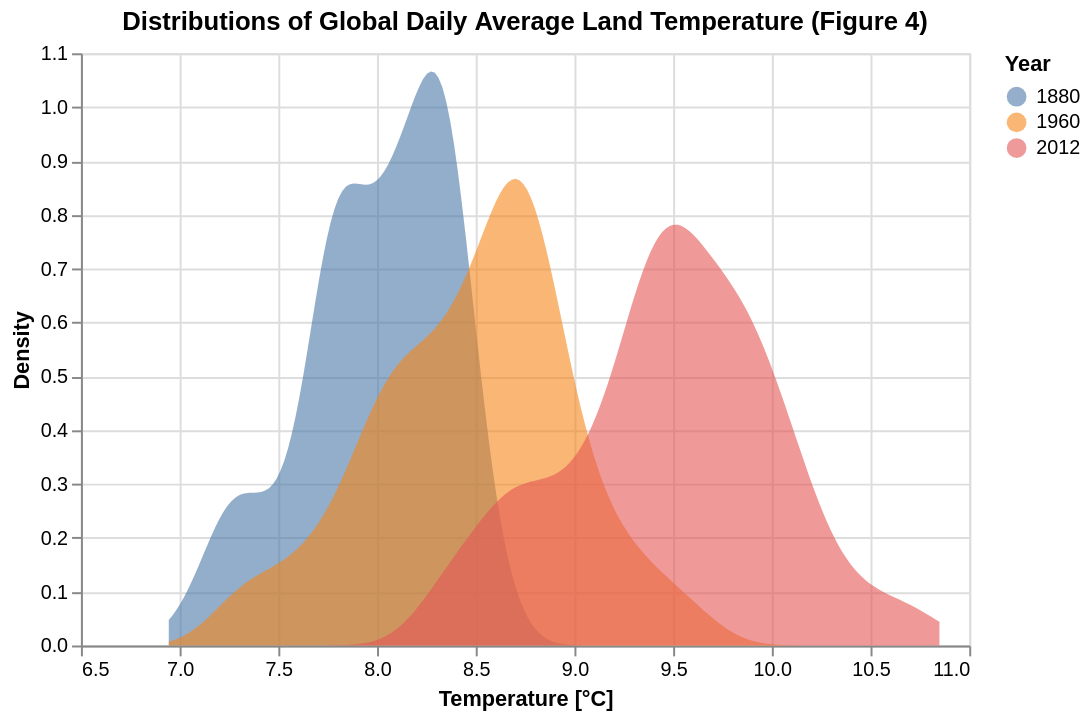

Write notebook code for a chart like this one.
### Markdown cell above
Finally, the distribution of the training data for temperature with respect to distinct year separated in by approximately 60 years were evaluated for distinct eras in the density plot below. The last year in the training data set (the cutoff year defined above) can be seen as significantly shifted to the right, indicating the increase in global daily average land temperature across time. Three distinct peaks in the density plot below reinforces the hypothesis that even when account for the variance in temperature due to local fluctuations, the overall trend of global temperature increasing over time remains.

### Code cell
# Years to be analyzed separated by ~60 years
years_selection = [1880, 1960, cutoff]

# Select necessary data only
data_subset = train_df[train_df['Year'].isin(years_selection)]

# Create density plot for each selected year and add opacity to view overlap
temp_density  = alt.Chart(data_subset
    ).transform_density(
    'Temperature',
    groupby=['Year'],
    as_=['Temperature', 'density']
).mark_area(opacity=0.6).encode(
    x=alt.X('Temperature',title='Temperature [°C]'),
    y=alt.Y('density:Q',title='Density').stack(False),
    color = 'Year:N'
).properties(**plot_size, title = 'Distributions of Global Daily Average Land Temperature (Figure 4)')

# Display the density plots by select years
temp_density

### Figure 1 — Vega specification as saved in the notebook (floating-point values rounded to 4 significant figures; data arrays with more than 128 entries replaced by an {"elided": "..."} marker saying what was removed)
{"$schema": "https://vega.github.io/schema/vega/v5.json", "data": [{"name": "_server_source_0", "values": {"elided": "1098 records"}}, {"name": "source_0", "source": "_server_source_0", "transform": [{"type": "kde", "resolve": "shared", "groupby": ["Year"], "as": ["Temperature", "density"], "field": "Temperature"}]}, {"name": "source_0_x_domain_Temperature", "source": "source_0", "transform": [{"type": "formula", "expr": "+datum['Temperature']", "as": "Temperature"}, {"type": "aggregate", "groupby": [], "fields": ["Temperature", "Temperature"], "ops": ["min", "max"], "as": ["min", "max"]}]}, {"name": "source_0_y_domain_density", "source": "source_0", "transform": [{"type": "formula", "expr": "+datum['density']", "as": "density"}, {"type": "aggregate", "groupby": [], "fields": ["density", "density"], "ops": ["min", "max"], "as": ["min", "max"]}]}, {"name": "source_0_color_domain_Year", "source": "source_0", "transform": [{"type": "aggregate", "groupby": ["Year"], "fields": [], "ops": [], "as": []}, {"type": "formula", "expr": "datum['Year']", "as": "sort_field"}, {"type": "project", "fields": ["Year"]}]}], "marks": [{"type": "group", "name": "pathgroup", "from": {"facet": {"data": "source_0", "name": "faceted_path_main", "groupby": ["Year"]}}, "encode": {"update": {"width": {"field": {"signal": null, "datum": null, "group": "width", "parent": null}}, "height": {"field": {"signal": null, "datum": null, "group": "height", "parent": null}}}}, "marks": [{"type": "area", "name": "marks", "from": {"data": "faceted_path_main"}, "sort": {"field": "x"}, "encode": {"update": {"fill": {"field": "Year", "scale": "color"}, "y2": {"value": 0, "scale": "y"}, "x": {"field": "Temperature", "scale": "x"}, "orient": {"value": "vertical"}, "defined": {"signal": "isValid(datum[\"Temperature\"]) && isFinite(+datum[\"Temperature\"]) && isValid(datum[\"density\"]) && isFinite(+datum[\"density\"])"}, "y": {"field": "density", "scale": "y"}, "opacity": {"value": 0.6}}}, "style": ["area"]}]}], "scales": [{"name": "x", "type": "linear", "domain": [{"signal": "(data(\"source_0_x_domain_Temperature\")[0] || {}).min"}, {"signal": "(data(\"source_0_x_domain_Temperature\")[0] || {}).max"}], "range": [0, {"signal": "width"}], "zero": false, "nice": true}, {"name": "y", "type": "linear", "domain": [{"signal": "(data(\"source_0_y_domain_density\")[0] || {}).min"}, {"signal": "(data(\"source_0_y_domain_density\")[0] || {}).max"}], "range": [{"signal": "height"}, 0], "zero": true, "nice": true}, {"name": "color", "type": "ordinal", "domain": {"data": "source_0_color_domain_Year", "field": "Year", "sort": true}, "range": "category"}], "axes": [{"scale": "x", "orient": "bottom", "ticks": false, "grid": true, "gridScale": "y", "tickCount": {"signal": "ceil(width/40)"}, "aria": false, "labels": false, "domain": false, "minExtent": 0, "maxExtent": 0, "zindex": 0}, {"scale": "y", "tickCount": {"signal": "ceil(height/40)"}, "gridScale": "x", "labels": false, "ticks": false, "zindex": 0, "orient": "left", "maxExtent": 0, "domain": false, "grid": true, "aria": false, "minExtent": 0}, {"scale": "x", "labelOverlap": true, "zindex": 0, "orient": "bottom", "tickCount": {"signal": "ceil(width/40)"}, "title": "Temperature [°C]", "grid": false, "labelFlush": true}, {"scale": "y", "zindex": 0, "grid": false, "tickCount": {"signal": "ceil(height/40)"}, "orient": "left", "title": "Density", "labelOverlap": true}], "title": {"text": "Distributions of Global Daily Average Land Temperature (Figure 4)", "frame": "group"}, "legends": [{"fill": "color", "symbolType": "circle", "title": "Year", "encode": {"symbols": {"update": {"opacity": {"value": 0.6}}}}}], "height": 300, "padding": 5, "style": "cell", "width": 450, "background": "white"}
